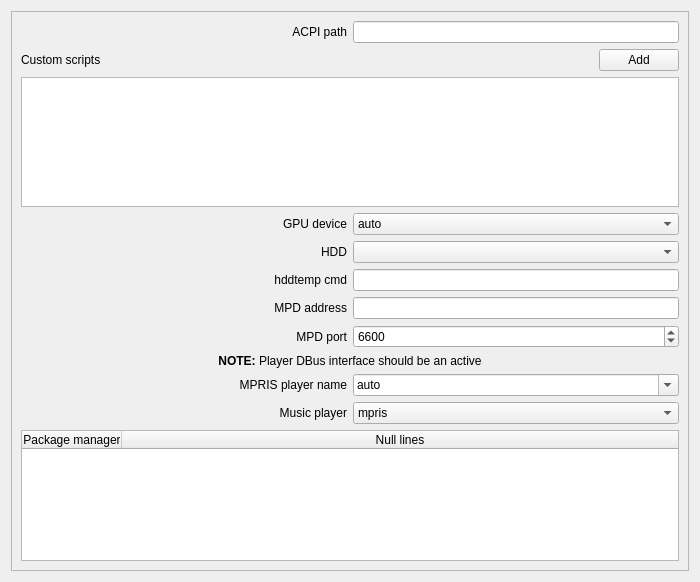
<?xml version="1.0" encoding="UTF-8"?>
<ui version="4.0">
 <class>DEWindow</class>
 <widget class="QWidget" name="DEWindow">
  <property name="geometry">
   <rect>
    <x>0</x>
    <y>0</y>
    <width>700</width>
    <height>582</height>
   </rect>
  </property>
  <property name="sizePolicy">
   <sizepolicy hsizetype="Expanding" vsizetype="Expanding">
    <horstretch>0</horstretch>
    <verstretch>0</verstretch>
   </sizepolicy>
  </property>
  <property name="minimumSize">
   <size>
    <width>700</width>
    <height>0</height>
   </size>
  </property>
  <property name="maximumSize">
   <size>
    <width>16777215</width>
    <height>16777215</height>
   </size>
  </property>
  <property name="windowTitle">
   <string notr="true">DE</string>
  </property>
  <layout class="QGridLayout" name="gridLayout_2">
   <item row="0" column="0">
    <widget class="QScrollArea" name="scrollArea_dattaengine">
     <property name="widgetResizable">
      <bool>true</bool>
     </property>
     <widget class="QWidget" name="contents_dattaengine">
      <property name="geometry">
       <rect>
        <x>0</x>
        <y>0</y>
        <width>684</width>
        <height>566</height>
       </rect>
      </property>
      <layout class="QGridLayout" name="gridLayout">
       <item row="4" column="0">
        <layout class="QHBoxLayout" name="layout_hddtempCmd">
         <item>
          <widget class="QLabel" name="label_hddtempCmd">
           <property name="sizePolicy">
            <sizepolicy hsizetype="Expanding" vsizetype="Preferred">
             <horstretch>0</horstretch>
             <verstretch>0</verstretch>
            </sizepolicy>
           </property>
           <property name="text">
            <string>hddtemp cmd</string>
           </property>
           <property name="alignment">
            <set>Qt::AlignRight|Qt::AlignTrailing|Qt::AlignVCenter</set>
           </property>
          </widget>
         </item>
         <item>
          <widget class="QLineEdit" name="lineEdit_hddtempCmd"/>
         </item>
        </layout>
       </item>
       <item row="2" column="0">
        <layout class="QHBoxLayout" name="layout_gpudev">
         <item>
          <widget class="QLabel" name="label_gpudev">
           <property name="text">
            <string>GPU device</string>
           </property>
           <property name="alignment">
            <set>Qt::AlignRight|Qt::AlignTrailing|Qt::AlignVCenter</set>
           </property>
          </widget>
         </item>
         <item>
          <widget class="QComboBox" name="comboBox_gpudev">
           <item>
            <property name="text">
             <string notr="true">auto</string>
            </property>
           </item>
           <item>
            <property name="text">
             <string notr="true">disable</string>
            </property>
           </item>
           <item>
            <property name="text">
             <string notr="true">nvidia</string>
            </property>
           </item>
           <item>
            <property name="text">
             <string notr="true">ati</string>
            </property>
           </item>
          </widget>
         </item>
        </layout>
       </item>
       <item row="3" column="0">
        <layout class="QHBoxLayout" name="layout_hdddev">
         <item>
          <widget class="QLabel" name="label_hdddev">
           <property name="text">
            <string>HDD</string>
           </property>
           <property name="alignment">
            <set>Qt::AlignRight|Qt::AlignTrailing|Qt::AlignVCenter</set>
           </property>
          </widget>
         </item>
         <item>
          <widget class="QComboBox" name="comboBox_hdddev"/>
         </item>
        </layout>
       </item>
       <item row="8" column="0">
        <layout class="QHBoxLayout" name="layout_playerSelect">
         <item>
          <widget class="QLabel" name="label_playerSelect">
           <property name="sizePolicy">
            <sizepolicy hsizetype="Expanding" vsizetype="Preferred">
             <horstretch>0</horstretch>
             <verstretch>0</verstretch>
            </sizepolicy>
           </property>
           <property name="text">
            <string>Music player</string>
           </property>
           <property name="alignment">
            <set>Qt::AlignRight|Qt::AlignTrailing|Qt::AlignVCenter</set>
           </property>
          </widget>
         </item>
         <item>
          <widget class="QComboBox" name="comboBox_playerSelect">
           <property name="sizePolicy">
            <sizepolicy hsizetype="Expanding" vsizetype="Fixed">
             <horstretch>0</horstretch>
             <verstretch>0</verstretch>
            </sizepolicy>
           </property>
           <item>
            <property name="text">
             <string notr="true">mpris</string>
            </property>
           </item>
           <item>
            <property name="text">
             <string notr="true">mpd</string>
            </property>
           </item>
          </widget>
         </item>
        </layout>
       </item>
       <item row="6" column="0">
        <layout class="QHBoxLayout" name="layout_mpdport">
         <item>
          <widget class="QLabel" name="label_mpdport">
           <property name="text">
            <string>MPD port</string>
           </property>
           <property name="alignment">
            <set>Qt::AlignRight|Qt::AlignTrailing|Qt::AlignVCenter</set>
           </property>
          </widget>
         </item>
         <item>
          <widget class="QSpinBox" name="spinBox_mpdport">
           <property name="minimum">
            <number>0</number>
           </property>
           <property name="maximum">
            <number>50000</number>
           </property>
           <property name="singleStep">
            <number>100</number>
           </property>
           <property name="value">
            <number>6600</number>
           </property>
          </widget>
         </item>
        </layout>
       </item>
       <item row="5" column="0">
        <layout class="QHBoxLayout" name="layout_mpdaddress">
         <item>
          <widget class="QLabel" name="label_mpdaddress">
           <property name="sizePolicy">
            <sizepolicy hsizetype="Expanding" vsizetype="Preferred">
             <horstretch>0</horstretch>
             <verstretch>0</verstretch>
            </sizepolicy>
           </property>
           <property name="text">
            <string>MPD address</string>
           </property>
           <property name="alignment">
            <set>Qt::AlignRight|Qt::AlignTrailing|Qt::AlignVCenter</set>
           </property>
          </widget>
         </item>
         <item>
          <widget class="QLineEdit" name="lineEdit_mpdaddress"/>
         </item>
        </layout>
       </item>
       <item row="10" column="0">
        <spacer name="spacer_dataengine">
         <property name="orientation">
          <enum>Qt::Vertical</enum>
         </property>
         <property name="sizeHint" stdset="0">
          <size>
           <width>20</width>
           <height>40</height>
          </size>
         </property>
        </spacer>
       </item>
       <item row="0" column="0">
        <layout class="QHBoxLayout" name="layout_acpi">
         <item>
          <widget class="QLabel" name="label_acpi">
           <property name="sizePolicy">
            <sizepolicy hsizetype="Expanding" vsizetype="Preferred">
             <horstretch>0</horstretch>
             <verstretch>0</verstretch>
            </sizepolicy>
           </property>
           <property name="text">
            <string>ACPI path</string>
           </property>
           <property name="alignment">
            <set>Qt::AlignRight|Qt::AlignTrailing|Qt::AlignVCenter</set>
           </property>
          </widget>
         </item>
         <item>
          <widget class="QLineEdit" name="lineEdit_acpi">
           <property name="toolTip">
            <string>&quot;/sys/class/power_supply/&quot; by default</string>
           </property>
          </widget>
         </item>
        </layout>
       </item>
       <item row="7" column="0">
        <layout class="QVBoxLayout" name="layout_mpris">
         <item>
          <widget class="QLabel" name="label_mprisInfo">
           <property name="text">
            <string>&lt;b&gt;NOTE:&lt;/b&gt; Player DBus interface should be an active</string>
           </property>
           <property name="alignment">
            <set>Qt::AlignCenter</set>
           </property>
          </widget>
         </item>
         <item>
          <layout class="QHBoxLayout" name="layout_mprisSelect">
           <item>
            <widget class="QLabel" name="label_mpris">
             <property name="sizePolicy">
              <sizepolicy hsizetype="Expanding" vsizetype="Preferred">
               <horstretch>0</horstretch>
               <verstretch>0</verstretch>
              </sizepolicy>
             </property>
             <property name="text">
              <string>MPRIS player name</string>
             </property>
             <property name="alignment">
              <set>Qt::AlignRight|Qt::AlignTrailing|Qt::AlignVCenter</set>
             </property>
            </widget>
           </item>
           <item>
            <widget class="QComboBox" name="comboBox_mpris">
             <property name="sizePolicy">
              <sizepolicy hsizetype="Expanding" vsizetype="Fixed">
               <horstretch>0</horstretch>
               <verstretch>0</verstretch>
              </sizepolicy>
             </property>
             <property name="editable">
              <bool>true</bool>
             </property>
             <item>
              <property name="text">
               <string notr="true">auto</string>
              </property>
             </item>
             <item>
              <property name="text">
               <string notr="true">amarok</string>
              </property>
             </item>
             <item>
              <property name="text">
               <string notr="true">audacious</string>
              </property>
             </item>
             <item>
              <property name="text">
               <string notr="true">clementine</string>
              </property>
             </item>
             <item>
              <property name="text">
               <string notr="true">deadbeef</string>
              </property>
             </item>
             <item>
              <property name="text">
               <string notr="true">vlc</string>
              </property>
             </item>
             <item>
              <property name="text">
               <string notr="true">qmmp</string>
              </property>
             </item>
             <item>
              <property name="text">
               <string notr="true">xmms2</string>
              </property>
             </item>
            </widget>
           </item>
          </layout>
         </item>
        </layout>
       </item>
       <item row="9" column="0">
        <layout class="QVBoxLayout" name="layout_pkgCommand">
         <item>
          <widget class="QTableWidget" name="tableWidget_pkgCommand">
           <property name="contextMenuPolicy">
            <enum>Qt::CustomContextMenu</enum>
           </property>
           <property name="toolTip">
            <string>Editable
del - remove item</string>
           </property>
           <property name="selectionMode">
            <enum>QAbstractItemView::SingleSelection</enum>
           </property>
           <attribute name="horizontalHeaderStretchLastSection">
            <bool>true</bool>
           </attribute>
           <attribute name="verticalHeaderVisible">
            <bool>false</bool>
           </attribute>
           <column>
            <property name="text">
             <string>Package manager</string>
            </property>
           </column>
           <column>
            <property name="text">
             <string>Null lines</string>
            </property>
           </column>
          </widget>
         </item>
        </layout>
       </item>
       <item row="1" column="0">
        <layout class="QVBoxLayout" name="layout_custom">
         <item>
          <layout class="QHBoxLayout" name="layout_customAdd">
           <item>
            <widget class="QLabel" name="label_custom">
             <property name="text">
              <string>Custom scripts</string>
             </property>
            </widget>
           </item>
           <item>
            <spacer name="spacer_custom">
             <property name="orientation">
              <enum>Qt::Horizontal</enum>
             </property>
             <property name="sizeHint" stdset="0">
              <size>
               <width>40</width>
               <height>20</height>
              </size>
             </property>
            </spacer>
           </item>
           <item>
            <widget class="QPushButton" name="pushButton_custom">
             <property name="text">
              <string>Add</string>
             </property>
            </widget>
           </item>
          </layout>
         </item>
         <item>
          <widget class="QListWidget" name="listWidget_custom">
           <property name="contextMenuPolicy">
            <enum>Qt::CustomContextMenu</enum>
           </property>
          </widget>
         </item>
        </layout>
       </item>
      </layout>
     </widget>
    </widget>
   </item>
  </layout>
 </widget>
 <resources/>
 <connections/>
</ui>
